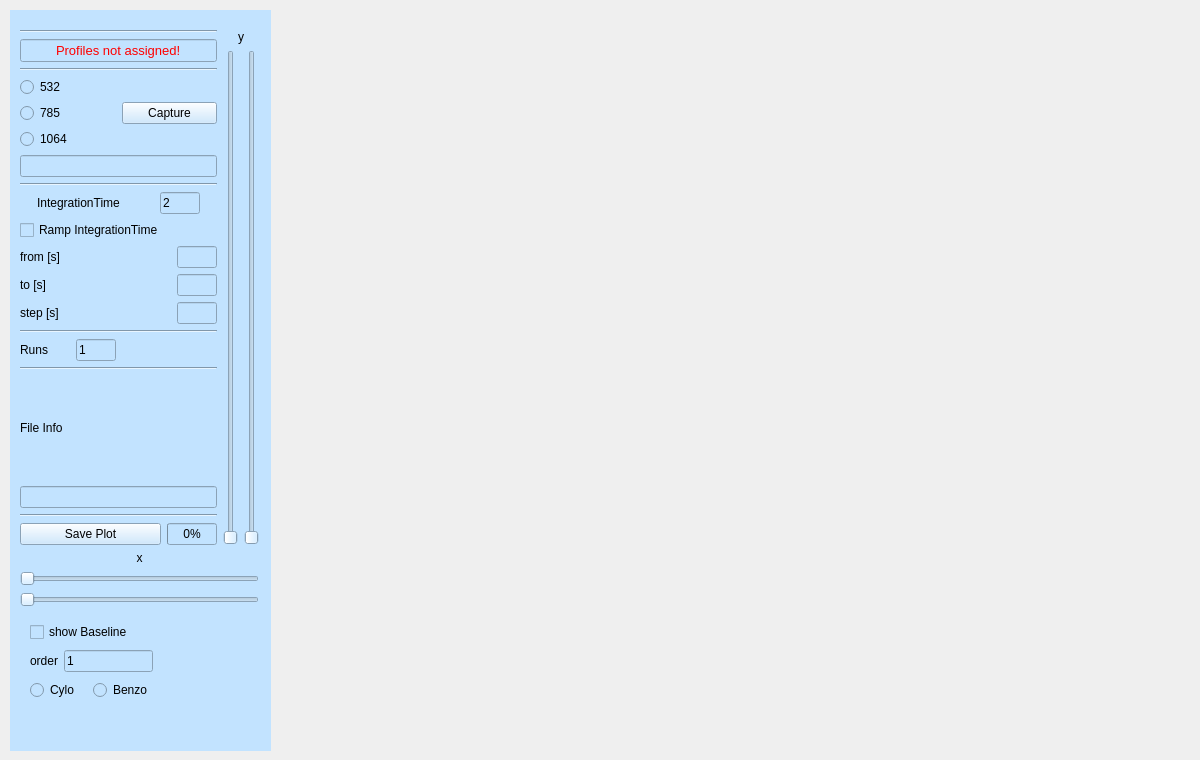
      <widget class="QWidget" name="tab_5">
       <attribute name="title">
        <string>STDs</string>
       </attribute>
       <widget class="QWidget" name="horizontalLayoutWidget">
        <property name="geometry">
         <rect>
          <x>10</x>
          <y>10</y>
          <width>261</width>
          <height>741</height>
         </rect>
        </property>
        <layout class="QHBoxLayout" name="horizontalLayout_49">
         <item>
          <widget class="QWidget" name="widget_7" native="true">
           <property name="styleSheet">
            <string notr="true">background-color: rgb(194, 227, 255);</string>
           </property>
           <widget class="QWidget" name="layoutWidget">
            <property name="geometry">
             <rect>
              <x>10</x>
              <y>20</y>
              <width>239</width>
              <height>577</height>
             </rect>
            </property>
            <layout class="QVBoxLayout" name="verticalLayout_16">
             <item>
              <layout class="QHBoxLayout" name="horizontalLayout_33">
               <item>
                <layout class="QVBoxLayout" name="verticalLayout">
                 <item>
                  <widget class="Line" name="line_10">
                   <property name="orientation">
                    <enum>Qt::Horizontal</enum>
                   </property>
                  </widget>
                 </item>
                 <item>
                  <widget class="QLineEdit" name="lineEdit_22">
                   <property name="font">
                    <font>
                     <pointsize>10</pointsize>
                    </font>
                   </property>
                   <property name="styleSheet">
                    <string notr="true">color: rgb(255, 0, 0);
</string>
                   </property>
                   <property name="text">
                    <string>Profiles not assigned!</string>
                   </property>
                   <property name="alignment">
                    <set>Qt::AlignCenter</set>
                   </property>
                  </widget>
                 </item>
                 <item>
                  <widget class="Line" name="line_11">
                   <property name="orientation">
                    <enum>Qt::Horizontal</enum>
                   </property>
                  </widget>
                 </item>
                 <item>
                  <layout class="QHBoxLayout" name="horizontalLayout_13">
                   <item>
                    <layout class="QVBoxLayout" name="verticalLayout_5">
                     <item>
                      <widget class="QRadioButton" name="radioButton_3">
                       <property name="text">
                        <string>532</string>
                       </property>
                      </widget>
                     </item>
                     <item>
                      <widget class="QRadioButton" name="radioButton_4">
                       <property name="text">
                        <string>785</string>
                       </property>
                      </widget>
                     </item>
                     <item>
                      <widget class="QRadioButton" name="radioButton_5">
                       <property name="text">
                        <string>1064</string>
                       </property>
                      </widget>
                     </item>
                    </layout>
                   </item>
                   <item>
                    <widget class="QPushButton" name="pushButton_19">
                     <property name="text">
                      <string>Capture</string>
                     </property>
                    </widget>
                   </item>
                  </layout>
                 </item>
                 <item>
                  <widget class="QLineEdit" name="lineEdit_15"/>
                 </item>
                 <item>
                  <widget class="Line" name="line_12">
                   <property name="orientation">
                    <enum>Qt::Horizontal</enum>
                   </property>
                  </widget>
                 </item>
                 <item>
                  <layout class="QHBoxLayout" name="horizontalLayout_7">
                   <item>
                    <widget class="QLabel" name="label">
                     <property name="minimumSize">
                      <size>
                       <width>100</width>
                       <height>0</height>
                      </size>
                     </property>
                     <property name="maximumSize">
                      <size>
                       <width>100</width>
                       <height>16777215</height>
                      </size>
                     </property>
                     <property name="text">
                      <string>IntegrationTime</string>
                     </property>
                    </widget>
                   </item>
                   <item>
                    <widget class="QLineEdit" name="lineEdit">
                     <property name="minimumSize">
                      <size>
                       <width>40</width>
                       <height>0</height>
                      </size>
                     </property>
                     <property name="maximumSize">
                      <size>
                       <width>40</width>
                       <height>16777215</height>
                      </size>
                     </property>
                     <property name="text">
                      <string>2</string>
                     </property>
                    </widget>
                   </item>
                  </layout>
                 </item>
                 <item>
                  <widget class="QCheckBox" name="checkBox">
                   <property name="text">
                    <string>Ramp IntegrationTime</string>
                   </property>
                  </widget>
                 </item>
                 <item>
                  <layout class="QHBoxLayout" name="horizontalLayout_2">
                   <item>
                    <widget class="QLabel" name="label_3">
                     <property name="text">
                      <string>from [s]</string>
                     </property>
                    </widget>
                   </item>
                   <item>
                    <widget class="QLineEdit" name="lineEdit_3">
                     <property name="minimumSize">
                      <size>
                       <width>40</width>
                       <height>0</height>
                      </size>
                     </property>
                     <property name="maximumSize">
                      <size>
                       <width>40</width>
                       <height>16777215</height>
                      </size>
                     </property>
                    </widget>
                   </item>
                  </layout>
                 </item>
                 <item>
                  <layout class="QHBoxLayout" name="horizontalLayout_3">
                   <item>
                    <widget class="QLabel" name="label_4">
                     <property name="text">
                      <string>to [s]</string>
                     </property>
                    </widget>
                   </item>
                   <item>
                    <widget class="QLineEdit" name="lineEdit_4">
                     <property name="maximumSize">
                      <size>
                       <width>40</width>
                       <height>16777215</height>
                      </size>
                     </property>
                    </widget>
                   </item>
                  </layout>
                 </item>
                 <item>
                  <layout class="QHBoxLayout" name="horizontalLayout_67">
                   <item>
                    <widget class="QLabel" name="label_39">
                     <property name="text">
                      <string>step [s]</string>
                     </property>
                    </widget>
                   </item>
                   <item>
                    <widget class="QLineEdit" name="lineEdit_35">
                     <property name="maximumSize">
                      <size>
                       <width>40</width>
                       <height>16777215</height>
                      </size>
                     </property>
                    </widget>
                   </item>
                  </layout>
                 </item>
                 <item>
                  <widget class="Line" name="line_3">
                   <property name="orientation">
                    <enum>Qt::Horizontal</enum>
                   </property>
                  </widget>
                 </item>
                 <item>
                  <layout class="QHBoxLayout" name="horizontalLayout_10">
                   <item>
                    <widget class="QLabel" name="label_2">
                     <property name="minimumSize">
                      <size>
                       <width>50</width>
                       <height>0</height>
                      </size>
                     </property>
                     <property name="text">
                      <string>Runs</string>
                     </property>
                    </widget>
                   </item>
                   <item>
                    <widget class="QLineEdit" name="lineEdit_2">
                     <property name="minimumSize">
                      <size>
                       <width>40</width>
                       <height>0</height>
                      </size>
                     </property>
                     <property name="maximumSize">
                      <size>
                       <width>40</width>
                       <height>16777215</height>
                      </size>
                     </property>
                     <property name="text">
                      <string>1</string>
                     </property>
                    </widget>
                   </item>
                   <item>
                    <spacer name="horizontalSpacer_2">
                     <property name="orientation">
                      <enum>Qt::Horizontal</enum>
                     </property>
                     <property name="sizeHint" stdset="0">
                      <size>
                       <width>40</width>
                       <height>20</height>
                      </size>
                     </property>
                    </spacer>
                   </item>
                  </layout>
                 </item>
                 <item>
                  <widget class="Line" name="line_2">
                   <property name="orientation">
                    <enum>Qt::Horizontal</enum>
                   </property>
                  </widget>
                 </item>
                 <item>
                  <widget class="QLabel" name="label_13">
                   <property name="text">
                    <string>File Info</string>
                   </property>
                  </widget>
                 </item>
                 <item>
                  <widget class="QLineEdit" name="lineEdit_11"/>
                 </item>
                 <item>
                  <widget class="Line" name="line">
                   <property name="orientation">
                    <enum>Qt::Horizontal</enum>
                   </property>
                  </widget>
                 </item>
                 <item>
                  <layout class="QHBoxLayout" name="horizontalLayout_4">
                   <item>
                    <widget class="QPushButton" name="pushButton_17">
                     <property name="text">
                      <string>Save Plot</string>
                     </property>
                    </widget>
                   </item>
                   <item>
                    <widget class="QProgressBar" name="progressBar_10">
                     <property name="maximumSize">
                      <size>
                       <width>50</width>
                       <height>16777215</height>
                      </size>
                     </property>
                     <property name="value">
                      <number>0</number>
                     </property>
                    </widget>
                   </item>
                  </layout>
                 </item>
                </layout>
               </item>
               <item>
                <layout class="QVBoxLayout" name="verticalLayout_12">
                 <item>
                  <widget class="QLabel" name="label_23">
                   <property name="text">
                    <string>y</string>
                   </property>
                   <property name="alignment">
                    <set>Qt::AlignCenter</set>
                   </property>
                  </widget>
                 </item>
                 <item>
                  <layout class="QHBoxLayout" name="horizontalLayout_32">
                   <item>
                    <widget class="QSlider" name="verticalSlider_1">
                     <property name="orientation">
                      <enum>Qt::Vertical</enum>
                     </property>
                    </widget>
                   </item>
                   <item>
                    <widget class="QSlider" name="verticalSlider_2">
                     <property name="orientation">
                      <enum>Qt::Vertical</enum>
                     </property>
                    </widget>
                   </item>
                  </layout>
                 </item>
                </layout>
               </item>
              </layout>
             </item>
             <item>
              <layout class="QVBoxLayout" name="verticalLayout_14">
               <item>
                <widget class="QLabel" name="label_22">
                 <property name="text">
                  <string>x</string>
                 </property>
                 <property name="alignment">
                  <set>Qt::AlignCenter</set>
                 </property>
                </widget>
               </item>
               <item>
                <layout class="QVBoxLayout" name="verticalLayout_13">
                 <item>
                  <widget class="QSlider" name="horizontalSlider_1">
                   <property name="orientation">
                    <enum>Qt::Horizontal</enum>
                   </property>
                  </widget>
                 </item>
                 <item>
                  <widget class="QSlider" name="horizontalSlider_2">
                   <property name="orientation">
                    <enum>Qt::Horizontal</enum>
                   </property>
                  </widget>
                 </item>
                </layout>
               </item>
              </layout>
             </item>
            </layout>
           </widget>
           <widget class="QWidget" name="layoutWidget">
            <property name="geometry">
             <rect>
              <x>20</x>
              <y>610</y>
              <width>123</width>
              <height>84</height>
             </rect>
            </property>
            <layout class="QVBoxLayout" name="verticalLayout_20">
             <item>
              <widget class="QCheckBox" name="checkBox_4">
               <property name="text">
                <string>show Baseline</string>
               </property>
              </widget>
             </item>
             <item>
              <layout class="QHBoxLayout" name="horizontalLayout_35">
               <item>
                <widget class="QLabel" name="label_32">
                 <property name="text">
                  <string>order</string>
                 </property>
                </widget>
               </item>
               <item>
                <widget class="QLineEdit" name="lineEdit_38">
                 <property name="text">
                  <string>1</string>
                 </property>
                </widget>
               </item>
              </layout>
             </item>
             <item>
              <layout class="QHBoxLayout" name="horizontalLayout_34">
               <item>
                <widget class="QRadioButton" name="radioButton_14">
                 <property name="text">
                  <string>Cylo</string>
                 </property>
                </widget>
               </item>
               <item>
                <widget class="QRadioButton" name="radioButton_15">
                 <property name="text">
                  <string>Benzo</string>
                 </property>
                </widget>
               </item>
              </layout>
             </item>
            </layout>
           </widget>
          </widget>
         </item>
        </layout>
       </widget>
       <widget class="QWidget" name="layoutWidget_6">
        <property name="geometry">
         <rect>
          <x>290</x>
          <y>10</y>
          <width>901</width>
          <height>741</height>
         </rect>
        </property>
        <layout class="QVBoxLayout" name="verticalLayout_27">
         <item>
          <layout class="QHBoxLayout" name="horizontalLayout_25">
           <item>
            <widget class="QWidget" name="widget_16" native="true">
             <property name="sizePolicy">
              <sizepolicy hsizetype="Fixed" vsizetype="Fixed">
               <horstretch>0</horstretch>
               <verstretch>0</verstretch>
              </sizepolicy>
             </property>
             <property name="minimumSize">
              <size>
               <width>0</width>
               <height>200</height>
              </size>
             </property>
            </widget>
           </item>
          </layout>
         </item>
         <item>
          <layout class="QHBoxLayout" name="horizontalLayout_56">
           <item>
            <widget class="QWidget" name="widget_17" native="true">
             <property name="sizePolicy">
              <sizepolicy hsizetype="Fixed" vsizetype="Fixed">
               <horstretch>0</horstretch>
               <verstretch>0</verstretch>
              </sizepolicy>
             </property>
             <property name="minimumSize">
              <size>
               <width>0</width>
               <height>200</height>
              </size>
             </property>
            </widget>
           </item>
          </layout>
         </item>
        </layout>
       </widget>
      </widget>
